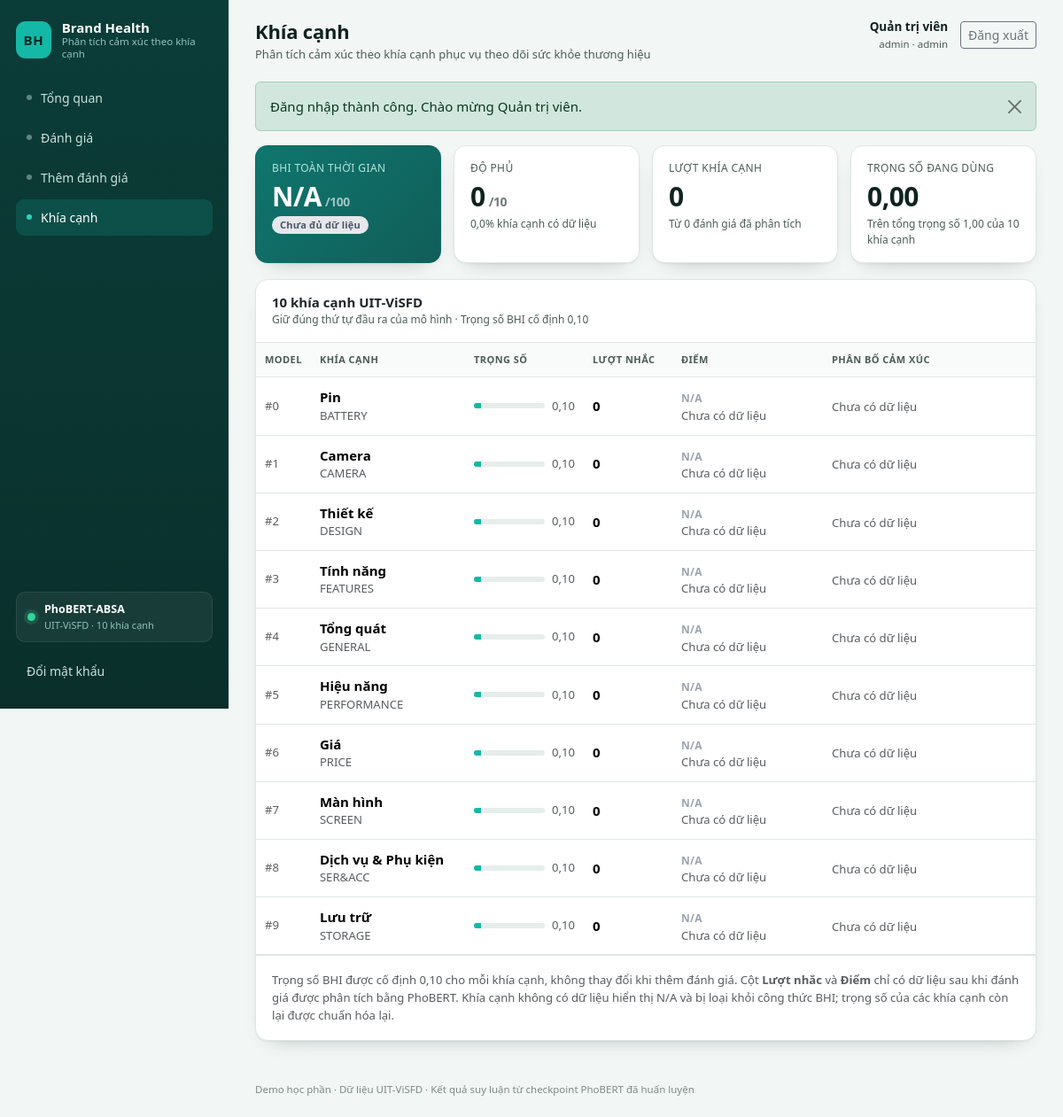
Page /aspects.php (signed in) on the committed database.
### tables this page shows
CREATE TABLE IF NOT EXISTS users (
    id              INT UNSIGNED    NOT NULL AUTO_INCREMENT,
    username        VARCHAR(50)     NOT NULL,
    password_hash   VARCHAR(255)    NOT NULL,
    full_name       VARCHAR(100)    NOT NULL,
    role            ENUM('admin', 'analyst') NOT NULL DEFAULT 'admin',
    is_active       TINYINT(1)      NOT NULL DEFAULT 1,
    last_login_at   DATETIME        NULL,
    created_at      TIMESTAMP       NOT NULL DEFAULT CURRENT_TIMESTAMP,
    updated_at      TIMESTAMP       NOT NULL DEFAULT CURRENT_TIMESTAMP
                                    ON UPDATE CURRENT_TIMESTAMP,
    PRIMARY KEY (id),
    UNIQUE KEY uq_users_username (username),
    KEY idx_users_active (is_active)
);

CREATE TABLE IF NOT EXISTS aspects (
    id              TINYINT UNSIGNED NOT NULL AUTO_INCREMENT,
    code            VARCHAR(20)      NOT NULL,
    name_vi         VARCHAR(100)     NOT NULL,
    model_index     TINYINT UNSIGNED NOT NULL,
    weight          DECIMAL(6,5)     NOT NULL DEFAULT 0.10000,
    display_order   TINYINT UNSIGNED NOT NULL,
    is_active       TINYINT(1)       NOT NULL DEFAULT 1,
    PRIMARY KEY (id),
    UNIQUE KEY uq_aspects_code (code),
    UNIQUE KEY uq_aspects_model_index (model_index),
    KEY idx_aspects_display_order (display_order),
    CONSTRAINT chk_aspects_model_index
        CHECK (model_index BETWEEN 0 AND 9),
    CONSTRAINT chk_aspects_weight
        CHECK (weight >= 0),
    CONSTRAINT chk_aspects_display_order
        CHECK (display_order BETWEEN 1 AND 10)
);

### public/aspects.php (the view, shortened to what the rows shown need)
<?php
require_login();
$data = bhi_aggregate();
$aspects = $data['aspects'];
$pageTitle = 'Khía cạnh';
require __DIR__ . '/../app/views/layout_header.php';
?>
<div class="card">
    <div class="card-header">
        <div>
            <h2>10 khía cạnh UIT-ViSFD</h2>
        </div>
    </div>
    <div class="card-body p-0">
        <div class="table-responsive">
            <table class="table align-middle">
                <thead>
                <tr>
                    <th style="width:60px">Model</th>
                    <th>Khía cạnh</th>
                    <th style="width:120px">Trọng số</th>
                    <th style="width:100px">Lượt nhắc</th>
                    <th style="width:170px">Điểm</th>
                    <th style="width:240px">Phân bố cảm xúc</th>
                </tr>
                </thead>
                <tbody>
                <?php foreach ($aspects as $aspect): ?>
                    <tr>
                        <td class="text-muted small">#<?= (int) $aspect['model_index'] ?></td>
                        <td>
                            <strong><?= e((string) $aspect['name_vi']) ?></strong>
                            <small class="text-muted d-block"><?= e((string) $aspect['code']) ?></small>
                        </td>
                        <td>
                            <div class="d-flex align-items-center gap-2">
                                <div class="weight-bar flex-grow-1">
                                    <span style="width: <?= e(number_format((float) $aspect['weight'] * 100, 1, '.', '')) ?>%"></span>
                                </div>
                                <small class="text-muted"><?= e(number_format((float) $aspect['weight'], 2, ',', '.')) ?></small>
                            </div>
                        </td>
                        <td><span class="fw-semibold"><?= number_format((int) $aspect['mentions'], 0, ',', '.') ?></span></td>
                        <td>
                            <?php if ($aspect['score'] === null): ?>
                                <span class="score-na">N/A</span>
                                <small class="text-muted d-block">Chưa có dữ liệu</small>
                            <?php endif; ?>
                        </td>
                        <td>
                            <?php if ((int) $aspect['mentions'] === 0): ?>
                                <span class="text-muted small">Chưa có dữ liệu</span>
                            <?php endif; ?>
                        </td>
                    </tr>
                <?php endforeach; ?>
                </tbody>
            </table>
        </div>
    </div>
</div>
<?php require __DIR__ . '/../app/views/layout_footer.php'; ?>

### app/views/layout_header.php (shortened to what the rows shown need)
<?php
$user = current_user();
$pageTitle = $pageTitle ?? 'Tổng quan';
?>
<!doctype html>
<html lang="vi">
<head>
    <link rel="stylesheet" href="<?= e(asset('vendor/bootstrap/bootstrap.min.css')) ?>">
    <link rel="stylesheet" href="<?= e(asset('css/app.css')) ?>">
</head>
<body>
<div class="app-shell">
    <div class="app-main">
        <header class="topbar">
            <div class="topbar-title">
                <h1><?= e($pageTitle) ?></h1>
            </div>
            <div class="topbar-user">
                <div class="user-meta">
                    <strong><?= e($user['full_name'] ?? '') ?></strong>
                    <small><?= e($user['role'] ?? '') ?> · <?= e($user['username'] ?? '') ?></small>
                </div>
            </div>
        </header>
        <main class="content">

### rows in the picture
users: full_name "Quản trị viên", role "admin", username "admin"
aspects: model_index "0", name_vi "Pin", code "BATTERY", weight "0,10", shows "Chưa có dữ liệu"
aspects: model_index "1", name_vi "Camera", code "CAMERA", weight "0,10", mentions "0"
aspects: model_index "2", name_vi "Thiết kế", code "DESIGN", weight "0,10", mentions "0"
aspects: model_index "3", name_vi "Tính năng", code "FEATURES", weight "0,10", mentions "0"
aspects: model_index "4", name_vi "Tổng quát", code "GENERAL", weight "0,10", mentions "0"
aspects: model_index "5", name_vi "Hiệu năng", code "PERFORMANCE", weight "0,10", mentions "0"
aspects: model_index "6", name_vi "Giá", code "PRICE", weight "0,10", mentions "0"
aspects: model_index "7", name_vi "Màn hình", code "SCREEN", weight "0,10", mentions "0"
aspects: model_index "8", name_vi "Dịch vụ & Phụ kiện", code "SER&ACC", weight "0,10", mentions "0"
aspects: model_index "9", name_vi "Lưu trữ", code "STORAGE", weight "0,10", mentions "0"

### other values in the picture
config('app.tagline') "Phân tích cảm xúc theo khía cạnh"
$item['label'] "Tổng quan"
$item['label'] "Đánh giá"
$item['label'] "Thêm đánh giá"
$item['label'] "Khía cạnh"
$pageTitle "Khía cạnh"
$flash['message'] "Đăng nhập thành công. Chào mừng Quản trị viên."
$rating['label'] "Chưa đủ dữ liệu"
$data['coverage_count'] "0"
$data['aspects_total'] "10"
format_score($data['coverage_percent']) "0,0"
$data['total_mentions'] "0"
$data['analyzed_reviews'] "0"
$data['weight_used'] "0,00"
